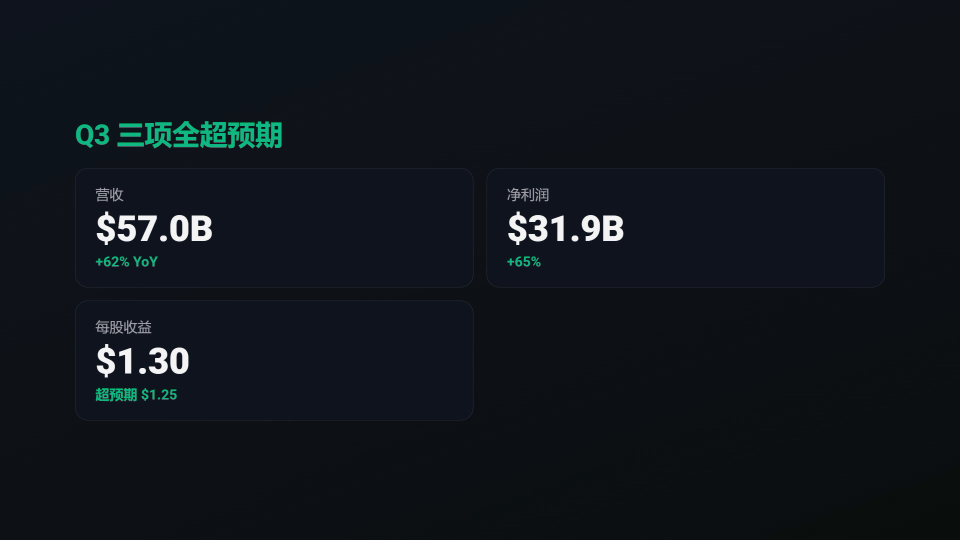
#> input picture ab-test/frames/hf-15s.png, 1920 x 1080 px (shown at 1/2 size)
$ python -i compare.py   (imports and definitions only)
#> lines starting #> are read from the running program, lines starting #| are printed output that depends on the picture
"""量化对比两个视频的画面丰富度：信息熵 / 边缘密度 / 色阶数 / 明暗分布"""
import sys, math, os
from PIL import Image, ImageFilter

def analyze(path):
#> called with path = 'frames/hf-15s.png'
    im = Image.open(path).convert("RGB")
#> im is the input picture: PIL image 1920x1080 RGB; mean R, G, B 15.4, 21, 26.8
    w, h = im.size
#> w = 1920; h = 1080
    small = im.resize((320, 180))
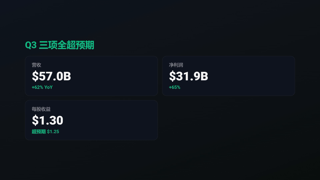
#> small: PIL image 320x180 RGB; mean R, G, B 15.4, 21, 26.8
    px = list(small.getdata())
#> px = 57600 items

    # 1) 信息熵（灰度分布）
    gray = small.convert("L")
    gpx = list(gray.getdata())
#> gpx = 57600 items
    hist = [0] * 256
    for v in gpx:
        hist[v] += 1
#> this loop made 57600 passes
#> v on passes 1 to 3: 19, 19, 19
#> after the loop, hist = 256 values, max 14256 at index 19, min 0 at index 2, mean 225
    total = len(gpx)
#> total = 57600
    entropy = -sum((c / total) * math.log2(c / total) for c in hist if c)
#> entropy = 3.11

    # 2) 边缘密度（内容复杂度）
    edges = gray.filter(ImageFilter.FIND_EDGES)
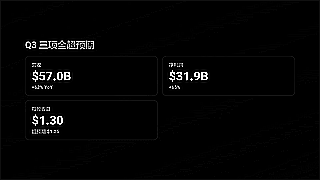
#> edges: PIL image 320x180 L; min 0, max 255, mean 4.6
    epx = list(edges.getdata())
#> epx = 57600 items
    edge_mean = sum(epx) / len(epx)
#> edge_mean = 4.57
    edge_ratio = sum(1 for v in epx if v > 40) / len(epx)
#> edge_ratio = 0.0169

    # 3) 色彩丰富度：量化到 4x4x4 = 64 桶
    buckets = set()
    for r, g, b in px:
        buckets.add((r >> 6, g >> 6, b >> 6))
#> this loop made 57600 passes
#> (r, g, b) on passes 1 to 3: (14, 19, 30), (14, 19, 30), (14, 19, 30)
#> after the loop, buckets = 14 items

    # 4) 明暗：平均亮度 + 亮部占比
    mean_lum = sum(gpx) / len(gpx)
#> mean_lum = 19.88
    bright = sum(1 for v in gpx if v > 200) / len(gpx)
#> bright = 0.00536

    return {
        "size": f"{w}x{h}",
        "entropy": round(entropy, 2),
        "edge_mean": round(edge_mean, 1),
        "edge_ratio": round(edge_ratio * 100, 1),
        "colors": len(buckets),
        "mean_lum": round(mean_lum),
        "bright_pct": round(bright * 100, 1),
    }

pairs = [(5,), (15,), (26,), (37,), (48,), (59,)]
# [10 lines not run here, left out]

>>> result = analyze('frames/hf-15s.png')
#> result = {'size': '1920x1080', 'entropy': 3.11, 'edge_mean': 4.6, 'edge_ratio': 1.7, 'colors': 14, 'mean_lum': 20, 'bright_pct': 0.5}

$ run again, on ab-test/frames/hf-59s.png
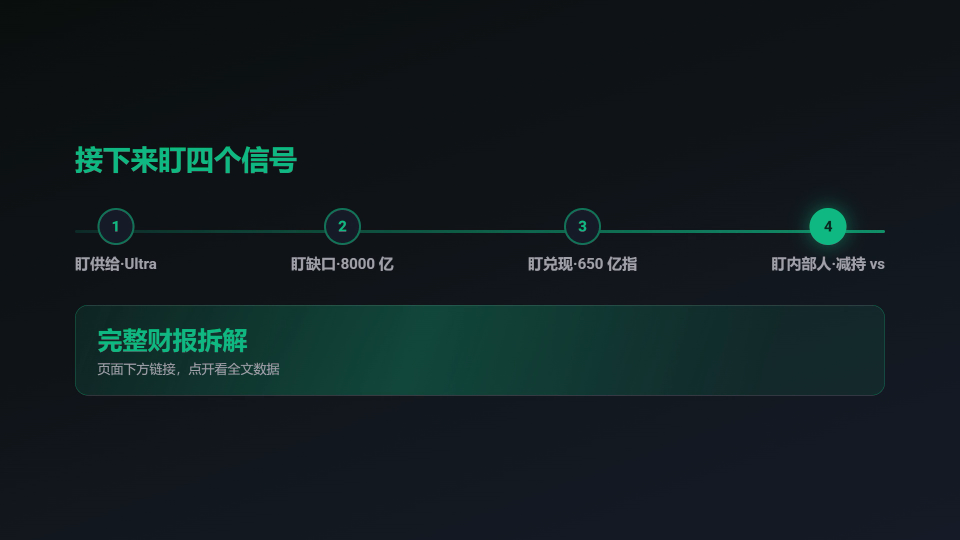
#> input picture ab-test/frames/hf-59s.png, 1920 x 1080 px (shown at 1/2 size)
#> in analyze, im is the input picture: PIL image 1920x1080 RGB; mean R, G, B 17.1, 28.2, 31.6
#> px = 57600 items
#> in analyze, `gray = small.convert("L")`:
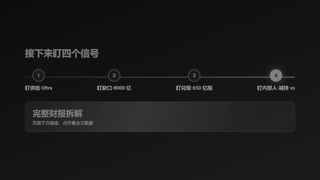
#> gray: PIL image 320x180 L; min 5, max 149, mean 25.1
#> the loop in analyze, `for v in gpx:` made 57600 passes
#> v on passes 1 to 3: 12, 12, 12
#> after the loop in analyze, `for v in gpx:`: hist = 256 values, max 7773 at index 18, min 0 at index 0, mean 225
#> total = 57600
#> entropy = 4.57
#> in analyze, `edges = gray.filter(ImageFilter.FIND_EDGES)`:
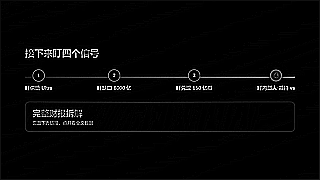
#> edges: PIL image 320x180 L; min 0, max 255, mean 5.9
#> epx = 57600 items
#> edge_mean = 5.95
#> edge_ratio = 0.0324
#> the loop in analyze, `for r, g, b in px:` made 57600 passes
#> (r, g, b) on passes 1 to 3: (9, 14, 13), (9, 14, 13), (9, 14, 13)
#> after the loop in analyze, `for r, g, b in px:`: buckets = 11 items
#> mean_lum = 25.08
#> bright = 0
#> result = {'size': '1920x1080', 'entropy': 4.57, 'edge_mean': 5.9, 'edge_ratio': 3.2, 'colors': 11, 'mean_lum': 25, 'bright_pct': 0}

$ run again, on ab-test/frames/hf-5s.png
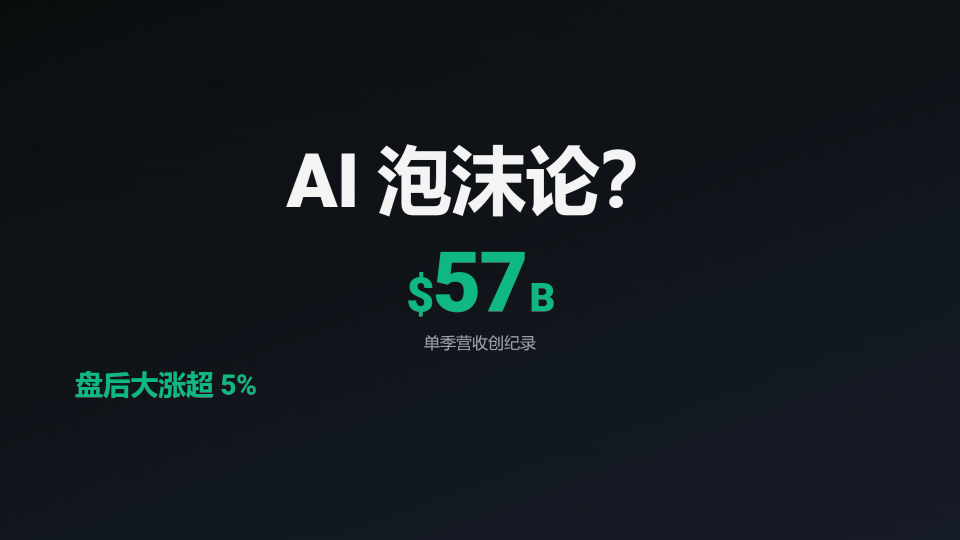
#> input picture ab-test/frames/hf-5s.png, 1920 x 1080 px (shown at 1/2 size)
#> in analyze, im is the input picture: PIL image 1920x1080 RGB; mean R, G, B 21.1, 27.4, 32.4
#> in analyze, `small = im.resize((320, 180))`:
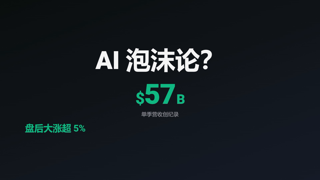
#> small: PIL image 320x180 RGB; mean R, G, B 21.1, 27.4, 32.4
#> px = 57600 items
#> the loop in analyze, `for v in gpx:` made 57600 passes
#> v on passes 1 to 3: 12, 12, 12
#> after the loop in analyze, `for v in gpx:`: hist = 256 values, max 7943 at index 18, min 0 at index 143, mean 225
#> total = 57600
#> entropy = 4.05
#> in analyze, `edges = gray.filter(ImageFilter.FIND_EDGES)`:
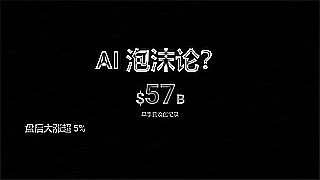
#> edges: PIL image 320x180 L; min 0, max 255, mean 7.1
#> epx = 57600 items
#> edge_mean = 7.06
#> edge_ratio = 0.0308
#> the loop in analyze, `for r, g, b in px:` made 57600 passes
#> (r, g, b) on passes 1 to 3: (9, 14, 13), (9, 14, 13), (9, 14, 13)
#> after the loop in analyze, `for r, g, b in px:`: buckets = 15 items
#> mean_lum = 25.85
#> bright = 0.0168
#> result = {'size': '1920x1080', 'entropy': 4.05, 'edge_mean': 7.1, 'edge_ratio': 3.1, 'colors': 15, 'mean_lum': 26, 'bright_pct': 1.7}
